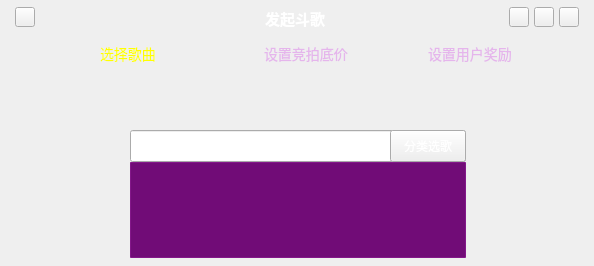
<?xml version="1.0" encoding="UTF-8"?>
<ui version="4.0">
 <class>HostInviteWidget</class>
 <widget class="QWidget" name="HostInviteWidget">
  <property name="geometry">
   <rect>
    <x>0</x>
    <y>0</y>
    <width>594</width>
    <height>266</height>
   </rect>
  </property>
  <property name="windowTitle">
   <string>Form</string>
  </property>
  <widget class="QFrame" name="HostInviteFrame">
   <property name="geometry">
    <rect>
     <x>0</x>
     <y>0</y>
     <width>594</width>
     <height>266</height>
    </rect>
   </property>
   <property name="focusPolicy">
    <enum>Qt::WheelFocus</enum>
   </property>
   <property name="styleSheet">
    <string notr="true">#HostInviteFrame
{
	border-image: url(:/image/HostInviteUI/bg.png);
}
</string>
   </property>
   <widget class="QStackedWidget" name="stackedWidget">
    <property name="enabled">
     <bool>true</bool>
    </property>
    <property name="geometry">
     <rect>
      <x>0</x>
      <y>74</y>
      <width>594</width>
      <height>192</height>
     </rect>
    </property>
    <property name="styleSheet">
     <string notr="true"/>
    </property>
    <widget class="QWidget" name="selectSongPage">
     <property name="styleSheet">
      <string notr="true">#selectSongPage
{
	background-color: rgba(255, 255, 255, 0);
}</string>
     </property>
     <widget class="QLabel" name="selectSongText">
      <property name="geometry">
       <rect>
        <x>130</x>
        <y>26</y>
        <width>86</width>
        <height>30</height>
       </rect>
      </property>
      <property name="styleSheet">
       <string notr="true">border-image: url(:/image/HostInviteUI/bj_select_song.png);</string>
      </property>
      <property name="text">
       <string/>
      </property>
     </widget>
     <widget class="QLineEdit" name="searchLineEdit">
      <property name="geometry">
       <rect>
        <x>130</x>
        <y>56</y>
        <width>336</width>
        <height>32</height>
       </rect>
      </property>
      <property name="toolTip">
       <string/>
      </property>
      <property name="whatsThis">
       <string/>
      </property>
      <property name="styleSheet">
       <string notr="true">QLineEdit{
border-image: url(:/image/HostInviteUI/bj_gq.png);
font: 14px &quot;宋体&quot;;
color: rgb(255, 255, 255);
}
QToolTip{
border-width: 0px;
border-image: url(:/image/ToastWidget/toast.png) 2 2 2 2 stretch stretch;
color:white;}
</string>
      </property>
      <property name="text">
       <string/>
      </property>
     </widget>
     <widget class="QLabel" name="searchIcon">
      <property name="geometry">
       <rect>
        <x>130</x>
        <y>56</y>
        <width>32</width>
        <height>32</height>
       </rect>
      </property>
      <property name="styleSheet">
       <string notr="true">border-image: url(:/image/HostInviteUI/bj_search.png);</string>
      </property>
      <property name="text">
       <string/>
      </property>
     </widget>
     <widget class="QPushButton" name="selectSongBtn">
      <property name="geometry">
       <rect>
        <x>390</x>
        <y>56</y>
        <width>76</width>
        <height>32</height>
       </rect>
      </property>
      <property name="styleSheet">
       <string notr="true">QPushButton:hover
{
border-image: url(:/image/HostInviteUI/flxg_hover.png);
}
QPushButton
{
	border-image: url(:/image/HostInviteUI/flxg.png);
	color: rgb(255, 255, 255);
}
</string>
      </property>
      <property name="text">
       <string>分类选歌</string>
      </property>
     </widget>
     <widget class="QLabel" name="playerNumLb">
      <property name="geometry">
       <rect>
        <x>162</x>
        <y>88</y>
        <width>304</width>
        <height>32</height>
       </rect>
      </property>
      <property name="text">
       <string/>
      </property>
     </widget>
     <widget class="QPushButton" name="selectSongNextBtn">
      <property name="geometry">
       <rect>
        <x>473</x>
        <y>141</y>
        <width>106</width>
        <height>36</height>
       </rect>
      </property>
      <property name="styleSheet">
       <string notr="true">QPushButton:hover
{
	border-image: url(:/image/HostInviteUI/bt_next_hover.png);
}
QPushButton
{
	border-image: url(:/image/HostInviteUI/bt_next.png);
}
</string>
      </property>
      <property name="text">
       <string/>
      </property>
      <property name="flat">
       <bool>true</bool>
      </property>
     </widget>
     <widget class="QListWidget" name="songListWidget">
      <property name="geometry">
       <rect>
        <x>130</x>
        <y>88</y>
        <width>336</width>
        <height>96</height>
       </rect>
      </property>
      <property name="toolTip">
       <string/>
      </property>
      <property name="styleSheet">
       <string notr="true">QFrame{border: 1px solid #84188a;
	font: 75 14px &quot;宋体&quot;;
     border-radius: 1px;}
QListWidget{background-color:#710c77 ;}
QListWidget::item{
height:32px;color:#ffffff;

}
QToolTip{
border-width: 0px;
border-image: url(:/image/ToastWidget/toast.png) 2 2 2 2 stretch stretch;
color:white;}
QListWidget::item:hover  {
    background-color: #8d1394
}



QScrollBar::handle:vertical{
    background: #c244bc;
    min-height: 4px;
	width: 4px
}
QScrollBar::add-line:vertical{
	border: 1px solid #6e0d6b;
	background: #6e0d6b;
	height: 20px;
	subcontrol-position: bottom;
	subcontrol-origin: margin;
}

QScrollBar:vertical  {
	border-left:2px solid #6e0d6b;
	border-right:2px solid #6e0d6b;
	border-top:2px solid #6e0d6b;
	border-bottom:2px solid #6e0d6b;
	background-color:#6e0d6b;
	width: 8px;
	margin: 0 0 0 0;
}

QScrollBar::sub-line:vertical  {
	border: 1px solid #6e0d6b;
	background: #6e0d6b;
	height: 20px;
	subcontrol-position: top;
	subcontrol-origin: margin;
}
QScrollBar::add-page:vertical
{
	background:transparent;
}
QScrollBar::sub-page:vertical
{
	background:transparent;
}</string>
      </property>
      <property name="showDropIndicator" stdset="0">
       <bool>false</bool>
      </property>
     </widget>
    </widget>
    <widget class="QWidget" name="setBidCountPage">
     <property name="styleSheet">
      <string notr="true">#setBidCountPage
{
	background-color: rgba(255, 255, 255, 0);
}</string>
     </property>
     <widget class="QLabel" name="setBidCountText">
      <property name="geometry">
       <rect>
        <x>50</x>
        <y>26</y>
        <width>112</width>
        <height>30</height>
       </rect>
      </property>
      <property name="styleSheet">
       <string notr="true">border-image: url(:/image/HostInviteUI/bj_set_dgd.png);</string>
      </property>
      <property name="text">
       <string/>
      </property>
     </widget>
     <widget class="QPushButton" name="setBidCountNextBtn">
      <property name="geometry">
       <rect>
        <x>473</x>
        <y>141</y>
        <width>106</width>
        <height>36</height>
       </rect>
      </property>
      <property name="styleSheet">
       <string notr="true">QPushButton:hover
{
	border-image: url(:/image/HostInviteUI/bt_next_hover.png);
}
QPushButton
{
	border-image: url(:/image/HostInviteUI/bt_next.png);
}
</string>
      </property>
      <property name="text">
       <string/>
      </property>
      <property name="flat">
       <bool>true</bool>
      </property>
     </widget>
     <widget class="QLabel" name="label_2">
      <property name="geometry">
       <rect>
        <x>50</x>
        <y>56</y>
        <width>93</width>
        <height>32</height>
       </rect>
      </property>
      <property name="text">
       <string>&lt;html&gt;&lt;head/&gt;&lt;body&gt;&lt;p&gt;&lt;font style=&quot; font-size:14px; font-family: 微软雅黑;color:#ffffff; &quot;&gt;观众至少要出&lt;/font&gt;&lt;/p&gt;&lt;/body&gt;&lt;/html&gt;</string>
      </property>
     </widget>
     <widget class="QLabel" name="label_3">
      <property name="geometry">
       <rect>
        <x>284</x>
        <y>56</y>
        <width>270</width>
        <height>32</height>
       </rect>
      </property>
      <property name="text">
       <string>&lt;html&gt;&lt;head/&gt;&lt;body&gt;&lt;p&gt;&lt;font style=&quot; font-size:14px; font-family: 微软雅黑;color:#ffffff; &quot;&gt;斗歌豆，才能参与竞拍（1斗歌豆=0.1Y币）&lt;/font&gt;&lt;/p&gt;&lt;/body&gt;&lt;/html&gt;</string>
      </property>
     </widget>
     <widget class="QLabel" name="beatLabel">
      <property name="geometry">
       <rect>
        <x>218</x>
        <y>56</y>
        <width>28</width>
        <height>32</height>
       </rect>
      </property>
      <property name="styleSheet">
       <string notr="true">QLabel{border-image: url(:/image/HostInviteUI/img_beat.png);}
QToolTip{
border-width: 1px;
border-image: url(://image/ToastWidget/toast.png) 2 2 2 2 stretch stretch;
color:white;
}</string>
      </property>
      <property name="text">
       <string/>
      </property>
     </widget>
     <widget class="QLineEdit" name="bidCountLineEdit">
      <property name="geometry">
       <rect>
        <x>146</x>
        <y>56</y>
        <width>72</width>
        <height>32</height>
       </rect>
      </property>
      <property name="styleSheet">
       <string notr="true">border-image: url(:/image/HostInviteUI/bj_dgd.png);
color: rgb(255, 255, 255);</string>
      </property>
     </widget>
     <widget class="QPushButton" name="plusBtn">
      <property name="enabled">
       <bool>true</bool>
      </property>
      <property name="geometry">
       <rect>
        <x>246</x>
        <y>56</y>
        <width>27</width>
        <height>17</height>
       </rect>
      </property>
      <property name="styleSheet">
       <string notr="true">QPushButton
{
	border-image: url(:/image/AudienceBidWidget/bt_jia.png);
}

QPushButton::hover
{
	border-image: url(:/image/AudienceBidWidget/bt_jia_hover.png);
}

QToolTip{
border-width: 0px;
border-image: url(:/image/ToastWidget/toast.png) 2 2 2 2 stretch stretch;
color:white;}
</string>
      </property>
      <property name="text">
       <string/>
      </property>
     </widget>
     <widget class="QPushButton" name="minusBtn">
      <property name="geometry">
       <rect>
        <x>246</x>
        <y>73</y>
        <width>27</width>
        <height>17</height>
       </rect>
      </property>
      <property name="styleSheet">
       <string notr="true">QPushButton
{
	border-image: url(:/image/AudienceBidWidget/bt_jian.png);
}

QPushButton::hover
{
	border-image: url(:/image/AudienceBidWidget/bt_jian_hover.png);
}

QToolTip{
border-width: 0px;
border-image: url(:/image/ToastWidget/toast.png) 2 2 2 2 stretch stretch;
color:white;}
</string>
      </property>
      <property name="text">
       <string/>
      </property>
     </widget>
    </widget>
    <widget class="QWidget" name="setRewardsPage">
     <property name="styleSheet">
      <string notr="true">#setRewardsPage
{
	background-color: rgba(255, 255, 255, 0);
}</string>
     </property>
     <widget class="QLabel" name="setRewardsText">
      <property name="geometry">
       <rect>
        <x>102</x>
        <y>26</y>
        <width>350</width>
        <height>30</height>
       </rect>
      </property>
      <property name="styleSheet">
       <string notr="true">border-image: url(:/image/HostInviteUI/bj_user_reward.png);</string>
      </property>
      <property name="text">
       <string/>
      </property>
     </widget>
     <widget class="QPushButton" name="joinBtn">
      <property name="geometry">
       <rect>
        <x>473</x>
        <y>141</y>
        <width>106</width>
        <height>36</height>
       </rect>
      </property>
      <property name="styleSheet">
       <string notr="true">QPushButton:hover
{
	border-image: url(:/image/HostInviteUI/bt_start_hover.png);
}
QPushButton
{
	border-image: url(:/image/HostInviteUI/bt_start.png);
}
</string>
      </property>
      <property name="text">
       <string/>
      </property>
      <property name="flat">
       <bool>true</bool>
      </property>
     </widget>
     <widget class="QPushButton" name="VRBtn0">
      <property name="geometry">
       <rect>
        <x>102</x>
        <y>56</y>
        <width>48</width>
        <height>48</height>
       </rect>
      </property>
      <property name="styleSheet">
       <string notr="true">QToolTip{
border-width: 1px;
border-image: url(://image/ToastWidget/toast.png) 2 2 2 2 stretch stretch;
color:white;
}</string>
      </property>
      <property name="text">
       <string/>
      </property>
      <property name="flat">
       <bool>true</bool>
      </property>
     </widget>
     <widget class="QPushButton" name="VRBtn1">
      <property name="geometry">
       <rect>
        <x>170</x>
        <y>56</y>
        <width>48</width>
        <height>48</height>
       </rect>
      </property>
      <property name="styleSheet">
       <string notr="true">QToolTip{
border-width: 1px;
border-image: url(://image/ToastWidget/toast.png) 2 2 2 2 stretch stretch;
color:white;
}</string>
      </property>
      <property name="text">
       <string/>
      </property>
      <property name="flat">
       <bool>true</bool>
      </property>
     </widget>
     <widget class="QPushButton" name="VRBtn2">
      <property name="geometry">
       <rect>
        <x>238</x>
        <y>56</y>
        <width>48</width>
        <height>48</height>
       </rect>
      </property>
      <property name="styleSheet">
       <string notr="true">QToolTip{
border-width: 1px;
border-image: url(://image/ToastWidget/toast.png) 2 2 2 2 stretch stretch;
color:white;
}</string>
      </property>
      <property name="text">
       <string/>
      </property>
      <property name="flat">
       <bool>true</bool>
      </property>
     </widget>
     <widget class="QPushButton" name="VRBtn3">
      <property name="geometry">
       <rect>
        <x>306</x>
        <y>56</y>
        <width>48</width>
        <height>48</height>
       </rect>
      </property>
      <property name="styleSheet">
       <string notr="true">QToolTip{
border-width: 1px;
border-image: url(://image/ToastWidget/toast.png) 2 2 2 2 stretch stretch;
color:white;
}</string>
      </property>
      <property name="text">
       <string/>
      </property>
      <property name="flat">
       <bool>true</bool>
      </property>
     </widget>
     <widget class="QPushButton" name="VRBtn4">
      <property name="geometry">
       <rect>
        <x>374</x>
        <y>56</y>
        <width>48</width>
        <height>48</height>
       </rect>
      </property>
      <property name="styleSheet">
       <string notr="true">QToolTip{
border-width: 1px;
border-image: url(://image/ToastWidget/toast.png) 2 2 2 2 stretch stretch;
color:white;
}</string>
      </property>
      <property name="text">
       <string/>
      </property>
      <property name="flat">
       <bool>true</bool>
      </property>
     </widget>
     <widget class="QPushButton" name="VRBtn5">
      <property name="geometry">
       <rect>
        <x>442</x>
        <y>56</y>
        <width>48</width>
        <height>48</height>
       </rect>
      </property>
      <property name="styleSheet">
       <string notr="true">QToolTip{
border-width: 1px;
border-image: url(://image/ToastWidget/toast.png) 2 2 2 2 stretch stretch;
color:white;
}</string>
      </property>
      <property name="text">
       <string/>
      </property>
      <property name="flat">
       <bool>true</bool>
      </property>
     </widget>
     <widget class="QLabel" name="VRLb0">
      <property name="geometry">
       <rect>
        <x>102</x>
        <y>106</y>
        <width>65</width>
        <height>20</height>
       </rect>
      </property>
      <property name="styleSheet">
       <string notr="true">font: 12px &quot;宋体&quot;;
color: rgb(255, 255, 255);</string>
      </property>
      <property name="text">
       <string/>
      </property>
     </widget>
     <widget class="QLabel" name="VRLb1">
      <property name="geometry">
       <rect>
        <x>170</x>
        <y>106</y>
        <width>65</width>
        <height>20</height>
       </rect>
      </property>
      <property name="styleSheet">
       <string notr="true">font: 12px &quot;宋体&quot;;
color: rgb(255, 255, 255);</string>
      </property>
      <property name="text">
       <string/>
      </property>
     </widget>
     <widget class="QLabel" name="VRLb2">
      <property name="geometry">
       <rect>
        <x>238</x>
        <y>106</y>
        <width>65</width>
        <height>20</height>
       </rect>
      </property>
      <property name="styleSheet">
       <string notr="true">font: 12px &quot;宋体&quot;;
color: rgb(255, 255, 255);</string>
      </property>
      <property name="text">
       <string/>
      </property>
     </widget>
     <widget class="QLabel" name="VRLb3">
      <property name="geometry">
       <rect>
        <x>306</x>
        <y>106</y>
        <width>65</width>
        <height>20</height>
       </rect>
      </property>
      <property name="styleSheet">
       <string notr="true">font: 12px &quot;宋体&quot;;
color: rgb(255, 255, 255);</string>
      </property>
      <property name="text">
       <string/>
      </property>
     </widget>
     <widget class="QLabel" name="VRLb4">
      <property name="geometry">
       <rect>
        <x>374</x>
        <y>106</y>
        <width>65</width>
        <height>20</height>
       </rect>
      </property>
      <property name="styleSheet">
       <string notr="true">font: 12px &quot;宋体&quot;;
color: rgb(255, 255, 255);</string>
      </property>
      <property name="text">
       <string/>
      </property>
     </widget>
     <widget class="QLabel" name="VRLb5">
      <property name="geometry">
       <rect>
        <x>442</x>
        <y>106</y>
        <width>65</width>
        <height>20</height>
       </rect>
      </property>
      <property name="styleSheet">
       <string notr="true">font: 12px &quot;宋体&quot;;
color: rgb(255, 255, 255);</string>
      </property>
      <property name="text">
       <string/>
      </property>
     </widget>
     <widget class="QPushButton" name="EditBtnOfVR4">
      <property name="geometry">
       <rect>
        <x>398</x>
        <y>83</y>
        <width>24</width>
        <height>20</height>
       </rect>
      </property>
      <property name="styleSheet">
       <string notr="true">border-image: url(:/image/RewardEditWidget/bt_edit.png);</string>
      </property>
      <property name="text">
       <string/>
      </property>
      <property name="flat">
       <bool>true</bool>
      </property>
     </widget>
     <widget class="QPushButton" name="EditBtnOfVR5">
      <property name="geometry">
       <rect>
        <x>466</x>
        <y>83</y>
        <width>24</width>
        <height>20</height>
       </rect>
      </property>
      <property name="styleSheet">
       <string notr="true">border-image: url(:/image/RewardEditWidget/bt_edit.png);</string>
      </property>
      <property name="text">
       <string/>
      </property>
      <property name="flat">
       <bool>true</bool>
      </property>
     </widget>
    </widget>
   </widget>
   <widget class="QLabel" name="InviteText">
    <property name="geometry">
     <rect>
      <x>265</x>
      <y>7</y>
      <width>64</width>
      <height>20</height>
     </rect>
    </property>
    <property name="text">
     <string>&lt;html&gt;&lt;head/&gt;&lt;body&gt;&lt;p&gt;&lt;span style=&quot; font-size:11pt; font-weight:600; color:#ffffff;&quot;&gt;发起斗歌&lt;/span&gt;&lt;/p&gt;&lt;/body&gt;&lt;/html&gt;</string>
    </property>
   </widget>
   <widget class="QPushButton" name="returnBtn">
    <property name="geometry">
     <rect>
      <x>15</x>
      <y>7</y>
      <width>20</width>
      <height>20</height>
     </rect>
    </property>
    <property name="styleSheet">
     <string notr="true">QPushButton
{
	border-image: url(:/image/HostInviteUI/bt_back.png);
}
QPushButton::hover
{
	border-image: url(:/image/HostInviteUI/bt_back_hover.png);
}</string>
    </property>
    <property name="text">
     <string/>
    </property>
   </widget>
   <widget class="QPushButton" name="helpBtn">
    <property name="geometry">
     <rect>
      <x>509</x>
      <y>7</y>
      <width>20</width>
      <height>20</height>
     </rect>
    </property>
    <property name="styleSheet">
     <string notr="true">QPushButton
{
	border-image: url(:/image/HostInviteUI/bt_help.png);
}
QPushButton::hover
{
	border-image: url(:/image/HostInviteUI/bt_help_hover.png);
}</string>
    </property>
    <property name="text">
     <string/>
    </property>
   </widget>
   <widget class="QPushButton" name="minBtn">
    <property name="geometry">
     <rect>
      <x>534</x>
      <y>7</y>
      <width>20</width>
      <height>20</height>
     </rect>
    </property>
    <property name="styleSheet">
     <string notr="true">QPushButton:hover{border-image: url(:/image/HostHomeUI/bt_min_hover.png);}
QPushButton{border-image: url(:/image/HostHomeUI/bt_min.png);}</string>
    </property>
    <property name="text">
     <string/>
    </property>
   </widget>
   <widget class="QPushButton" name="closeBtn">
    <property name="geometry">
     <rect>
      <x>559</x>
      <y>7</y>
      <width>20</width>
      <height>20</height>
     </rect>
    </property>
    <property name="styleSheet">
     <string notr="true">QPushButton:hover{border-image: url(:/image/HostHomeUI/bt_close_hover.png);}
QPushButton{border-image: url(:/image/HostHomeUI/bt_close.png);}</string>
    </property>
    <property name="text">
     <string/>
    </property>
   </widget>
   <widget class="QWidget" name="titleWidget" native="true">
    <property name="geometry">
     <rect>
      <x>0</x>
      <y>35</y>
      <width>594</width>
      <height>39</height>
     </rect>
    </property>
    <property name="styleSheet">
     <string notr="true">#titleWidget
{
	
	border-image: url(:/image/HostInviteUI/bj_top.png);
}</string>
    </property>
    <widget class="QLabel" name="selectSongTitleLbBj">
     <property name="geometry">
      <rect>
       <x>70</x>
       <y>5</y>
       <width>124</width>
       <height>30</height>
      </rect>
     </property>
     <property name="styleSheet">
      <string notr="true">border-image: url(:/image/HostInviteUI/bj_item_ok.png);</string>
     </property>
     <property name="text">
      <string/>
     </property>
     <property name="textFormat">
      <enum>Qt::AutoText</enum>
     </property>
    </widget>
    <widget class="QLabel" name="arrows1">
     <property name="geometry">
      <rect>
       <x>194</x>
       <y>5</y>
       <width>40</width>
       <height>30</height>
      </rect>
     </property>
     <property name="styleSheet">
      <string notr="true">border-image: url(:/image/HostInviteUI/bj_next_ok.png);</string>
     </property>
     <property name="text">
      <string/>
     </property>
    </widget>
    <widget class="QLabel" name="setBidCountTitleLbBj">
     <property name="geometry">
      <rect>
       <x>234</x>
       <y>5</y>
       <width>124</width>
       <height>30</height>
      </rect>
     </property>
     <property name="styleSheet">
      <string notr="true">border-image: url(:/image/HostInviteUI/bj_item.png);</string>
     </property>
     <property name="text">
      <string/>
     </property>
    </widget>
    <widget class="QLabel" name="arrows2">
     <property name="geometry">
      <rect>
       <x>358</x>
       <y>5</y>
       <width>40</width>
       <height>30</height>
      </rect>
     </property>
     <property name="styleSheet">
      <string notr="true">border-image: url(:/image/HostInviteUI/bj_next.png);</string>
     </property>
     <property name="text">
      <string/>
     </property>
    </widget>
    <widget class="QLabel" name="setRewardsTitleLbBj">
     <property name="geometry">
      <rect>
       <x>398</x>
       <y>5</y>
       <width>124</width>
       <height>30</height>
      </rect>
     </property>
     <property name="styleSheet">
      <string notr="true">border-image: url(:/image/HostInviteUI/bj_item.png);</string>
     </property>
     <property name="text">
      <string/>
     </property>
    </widget>
    <widget class="QLabel" name="selectSongTitleNum">
     <property name="geometry">
      <rect>
       <x>74</x>
       <y>5</y>
       <width>26</width>
       <height>30</height>
      </rect>
     </property>
     <property name="styleSheet">
      <string notr="true">border-image: url(:/image/HostInviteUI/bj_01_ok.png);</string>
     </property>
     <property name="text">
      <string/>
     </property>
    </widget>
    <widget class="QLabel" name="setBidCountTitleNum">
     <property name="geometry">
      <rect>
       <x>238</x>
       <y>5</y>
       <width>26</width>
       <height>30</height>
      </rect>
     </property>
     <property name="styleSheet">
      <string notr="true">border-image: url(:/image/HostInviteUI/bj_02.png);</string>
     </property>
     <property name="text">
      <string/>
     </property>
    </widget>
    <widget class="QLabel" name="setRewardsTitleNum">
     <property name="geometry">
      <rect>
       <x>402</x>
       <y>5</y>
       <width>26</width>
       <height>30</height>
      </rect>
     </property>
     <property name="styleSheet">
      <string notr="true">border-image: url(:/image/HostInviteUI/bj_03.png);</string>
     </property>
     <property name="text">
      <string/>
     </property>
    </widget>
    <widget class="QLabel" name="selectSongTitleLb">
     <property name="geometry">
      <rect>
       <x>100</x>
       <y>7</y>
       <width>70</width>
       <height>25</height>
      </rect>
     </property>
     <property name="styleSheet">
      <string notr="true"/>
     </property>
     <property name="text">
      <string>&lt;html&gt;&lt;head/&gt;&lt;body&gt;&lt;p&gt;&lt;font style=&quot; font-size:14px; font-family: 微软雅黑; color:#ffff00;&quot;&gt;选择歌曲&lt;/font&gt;&lt;/p&gt;&lt;/body&gt;&lt;/html&gt;</string>
     </property>
    </widget>
    <widget class="QLabel" name="setBidCountTitleLb">
     <property name="geometry">
      <rect>
       <x>264</x>
       <y>7</y>
       <width>89</width>
       <height>25</height>
      </rect>
     </property>
     <property name="text">
      <string>&lt;html&gt;&lt;head/&gt;&lt;body&gt;&lt;p&gt;&lt;font style=&quot; font-size:14px; font-family: 微软雅黑;color:#e5b5ec;&quot;&gt;设置竞拍底价&lt;/font&gt;&lt;/p&gt;&lt;/body&gt;&lt;/html&gt;</string>
     </property>
    </widget>
    <widget class="QLabel" name="setRewardsTitleLb">
     <property name="geometry">
      <rect>
       <x>428</x>
       <y>7</y>
       <width>89</width>
       <height>25</height>
      </rect>
     </property>
     <property name="text">
      <string>&lt;html&gt;&lt;head/&gt;&lt;body&gt;&lt;p&gt;&lt;font style=&quot; font-size:14px; font-family: 微软雅黑;color:#e5b5ec; &quot;&gt;设置用户奖励&lt;/font&gt;&lt;/p&gt;&lt;/body&gt;&lt;/html&gt;</string>
     </property>
    </widget>
   </widget>
  </widget>
 </widget>
 <resources/>
 <connections/>
 <designerdata>
  <property name="gridDeltaX">
   <number>2</number>
  </property>
  <property name="gridDeltaY">
   <number>2</number>
  </property>
  <property name="gridSnapX">
   <bool>true</bool>
  </property>
  <property name="gridSnapY">
   <bool>true</bool>
  </property>
  <property name="gridVisible">
   <bool>true</bool>
  </property>
 </designerdata>
</ui>
